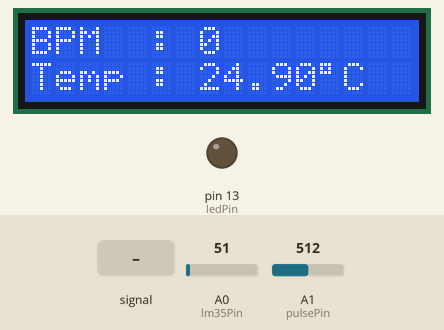
This sketch was run on a simulated Arduino Uno, built with avr-gcc and run on an emulated ATmega328P. Parts: 16×2 character LCD, output pins drawn as LEDs (lit = HIGH). The test bench sets the inputs (shaded band); at power-on: A0 (lm35Pin) = 51, A1 (pulsePin) = 512.

Above: at 3.2 s.
3.3 s: A0 (lm35Pin) set to 23
At 4.5 s:
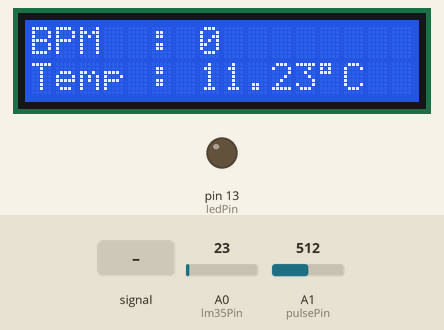
5.5 s: A0 (lm35Pin) set to 18
At 7.2 s:
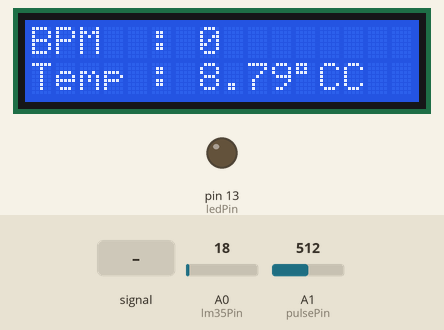
7.5 s: A0 (lm35Pin) set to 72
At 9.2 s:
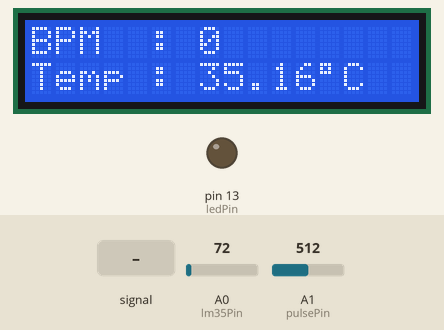
9.5 s: A0 (lm35Pin) set to 85
At 11.0 s:
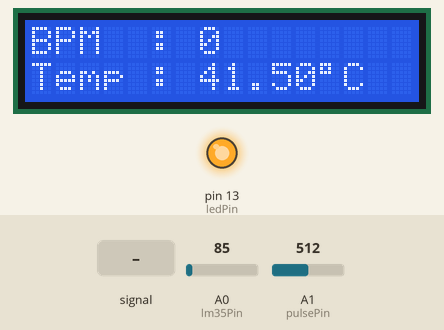
11.6 s: A1 (pulsePin) fed a 200 Hz sine of ±81 counts around its level
At 15.5 s:
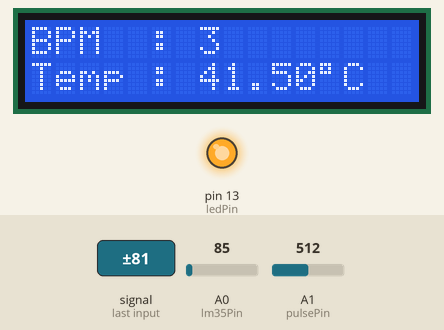
15.6 s: A1 (pulsePin) fed a 50 Hz sine of ±306 counts around its level
At 18.6 s:
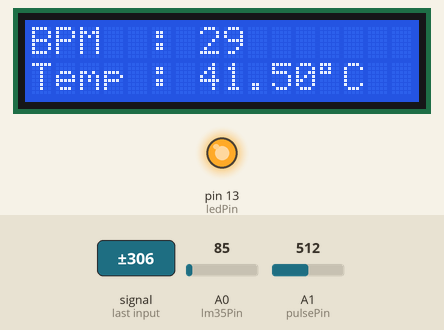
Timing chart, 0 to 20.1 s (numbered marks = the images above; inputs shaded):
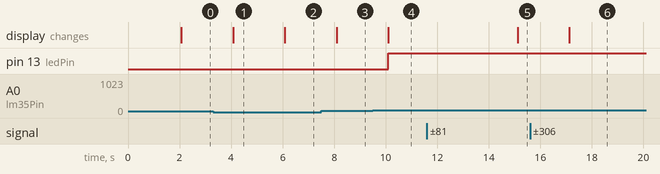

The sketch:

hms.ino
```cpp
#include <LiquidCrystal.h>

// LCD pin configuration: RS, EN, D4, D5, D6, D7
LiquidCrystal lcd(12, 11, 5, 4, 3, 2);

const int lm35Pin = A0;         // Temperature sensor pin
const int pulsePin = A1;        // Pulse sensor pin
const int ledPin = 13;          // Alert LED

int bpm = 0;
float tempC = 0.0;
unsigned long lastBeatTime = 0;
int pulseThreshold = 550;       // Adjust based on your sensor
bool beatDetected = false;

void setup() {
  pinMode(ledPin, OUTPUT);
  lcd.begin(16, 2);
  lcd.print("Health Monitor");
  delay(2000);
  lcd.clear();
}

void loop() {
  readTemperature();
  readPulse();

  lcd.setCursor(0, 0);
  lcd.print("BPM  : ");
  lcd.print(bpm);

  lcd.setCursor(0, 1);
  lcd.print("Temp : ");
  lcd.print(tempC, 2);
  lcd.print((char)223);  // Degree symbol
  lcd.print("C");

  // Alert if abnormal
  if (bpm > 100 || tempC > 38.0) {
    digitalWrite(ledPin, HIGH);
  } else {
    digitalWrite(ledPin, LOW);
  }

  delay(1000);
}

void readTemperature() {
  int raw = analogRead(lm35Pin);
  tempC = (raw * 5.0 * 100.0) / 1024.0;
}

void readPulse() {
  int signal = analogRead(pulsePin);

  if (signal > pulseThreshold && !beatDetected) {
    beatDetected = true;
    unsigned long currentTime = millis();
    bpm = 60000 / (currentTime - lastBeatTime);
    lastBeatTime = currentTime;
  }

  if (signal < pulseThreshold) {
    beatDetected = false;
  }
}
```

Measured:
- the behaviour switches between 21 and 20 on A0 (lm35Pin) (found by bisection; images 1 and 2)
- the behaviour switches between 77 and 78 on A0 (lm35Pin) (found by bisection; images 3 and 4)
- after the input at 3.3 s, the display: changes after 0.78 s (image 1)
- after the input at 5.5 s, the display: changes after 0.59 s (image 2)
- after the input at 7.5 s, the display: changes after 0.59 s (image 3)
- after the input at 9.5 s, pin 13 (ledPin): LOW → HIGH after 0.60 s; the display: changes after 0.60 s (image 4)
- after the input at 11.6 s, the display: changes after 3.5 s (image 5)
- after the input at 15.6 s, the display: changes after 1.5 s (image 6)
